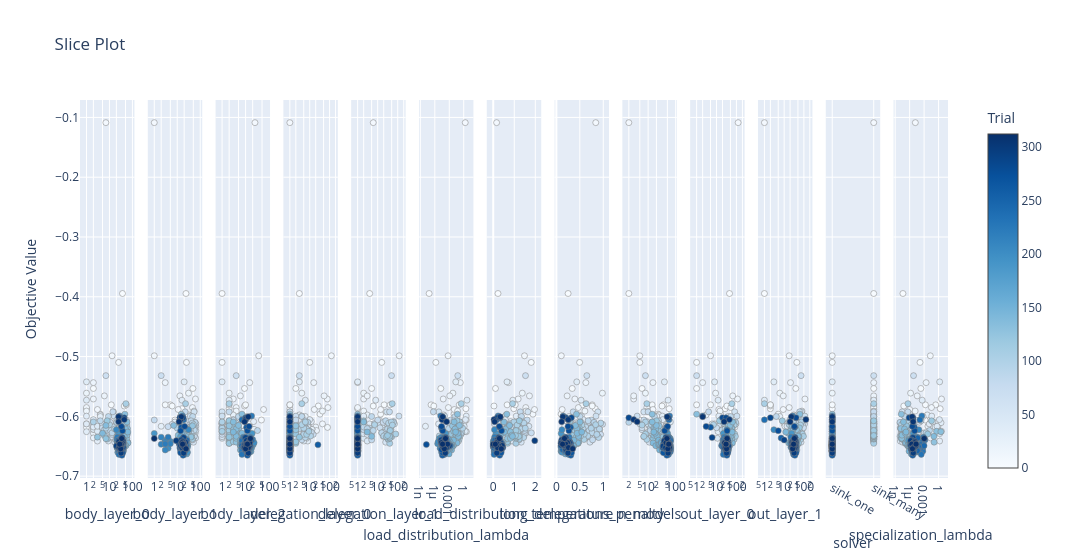

Write notebook code for a chart like this one.
### Code cell
optuna.visualization.plot_slice(study, params=list(study.best_params.keys()))

### Figure 1 — Plotly figure (JSON) as saved in the notebook; plotly's stock layout.template omitted (floating-point values rounded to 4 significant figures; data arrays with more than 128 entries replaced by an {"elided": "..."} marker saying what was removed)
{"data": [{"marker": {"color": {"elided": "310 int values"}, "colorbar": {"title": {"text": "Trial"}, "x": 1, "xpad": 40}, "colorscale": [[0, "rgb(247,251,255)"], [0.125, "rgb(222,235,247)"], [0.25, "rgb(198,219,239)"], [0.375, "rgb(158,202,225)"], [0.5, "rgb(107,174,214)"], [0.625, "rgb(66,146,198)"], [0.75, "rgb(33,113,181)"], [0.875, "rgb(8,81,156)"], [1, "rgb(8,48,107)"]], "line": {"color": "Grey", "width": 0.5}, "showscale": true}, "mode": "markers", "name": "Feasible Trial", "showlegend": false, "type": "scatter", "x": {"elided": "310 int values"}, "xaxis": "x", "y": {"elided": "310 float values"}, "yaxis": "y"}, {"marker": {"color": {"elided": "310 int values"}, "colorbar": {"title": {"text": "Trial"}, "x": 1, "xpad": 40}, "colorscale": [[0, "rgb(247,251,255)"], [0.125, "rgb(222,235,247)"], [0.25, "rgb(198,219,239)"], [0.375, "rgb(158,202,225)"], [0.5, "rgb(107,174,214)"], [0.625, "rgb(66,146,198)"], [0.75, "rgb(33,113,181)"], [0.875, "rgb(8,81,156)"], [1, "rgb(8,48,107)"]], "line": {"color": "Grey", "width": 0.5}, "showscale": false}, "mode": "markers", "name": "Feasible Trial", "showlegend": false, "type": "scatter", "x": {"elided": "310 int values"}, "xaxis": "x2", "y": {"elided": "310 float values"}, "yaxis": "y2"}, {"marker": {"color": {"elided": "310 int values"}, "colorbar": {"title": {"text": "Trial"}, "x": 1, "xpad": 40}, "colorscale": [[0, "rgb(247,251,255)"], [0.125, "rgb(222,235,247)"], [0.25, "rgb(198,219,239)"], [0.375, "rgb(158,202,225)"], [0.5, "rgb(107,174,214)"], [0.625, "rgb(66,146,198)"], [0.75, "rgb(33,113,181)"], [0.875, "rgb(8,81,156)"], [1, "rgb(8,48,107)"]], "line": {"color": "Grey", "width": 0.5}, "showscale": false}, "mode": "markers", "name": "Feasible Trial", "showlegend": false, "type": "scatter", "x": {"elided": "310 int values"}, "xaxis": "x3", "y": {"elided": "310 float values"}, "yaxis": "y3"}, {"marker": {"color": {"elided": "310 int values"}, "colorbar": {"title": {"text": "Trial"}, "x": 1, "xpad": 40}, "colorscale": [[0, "rgb(247,251,255)"], [0.125, "rgb(222,235,247)"], [0.25, "rgb(198,219,239)"], [0.375, "rgb(158,202,225)"], [0.5, "rgb(107,174,214)"], [0.625, "rgb(66,146,198)"], [0.75, "rgb(33,113,181)"], [0.875, "rgb(8,81,156)"], [1, "rgb(8,48,107)"]], "line": {"color": "Grey", "width": 0.5}, "showscale": false}, "mode": "markers", "name": "Feasible Trial", "showlegend": false, "type": "scatter", "x": {"elided": "310 int values"}, "xaxis": "x4", "y": {"elided": "310 float values"}, "yaxis": "y4"}, {"marker": {"color": {"elided": "310 int values"}, "colorbar": {"title": {"text": "Trial"}, "x": 1, "xpad": 40}, "colorscale": [[0, "rgb(247,251,255)"], [0.125, "rgb(222,235,247)"], [0.25, "rgb(198,219,239)"], [0.375, "rgb(158,202,225)"], [0.5, "rgb(107,174,214)"], [0.625, "rgb(66,146,198)"], [0.75, "rgb(33,113,181)"], [0.875, "rgb(8,81,156)"], [1, "rgb(8,48,107)"]], "line": {"color": "Grey", "width": 0.5}, "showscale": false}, "mode": "markers", "name": "Feasible Trial", "showlegend": false, "type": "scatter", "x": {"elided": "310 int values"}, "xaxis": "x5", "y": {"elided": "310 float values"}, "yaxis": "y5"}, {"marker": {"color": {"elided": "310 int values"}, "colorbar": {"title": {"text": "Trial"}, "x": 1, "xpad": 40}, "colorscale": [[0, "rgb(247,251,255)"], [0.125, "rgb(222,235,247)"], [0.25, "rgb(198,219,239)"], [0.375, "rgb(158,202,225)"], [0.5, "rgb(107,174,214)"], [0.625, "rgb(66,146,198)"], [0.75, "rgb(33,113,181)"], [0.875, "rgb(8,81,156)"], [1, "rgb(8,48,107)"]], "line": {"color": "Grey", "width": 0.5}, "showscale": false}, "mode": "markers", "name": "Feasible Trial", "showlegend": false, "type": "scatter", "x": {"elided": "310 float values"}, "xaxis": "x6", "y": {"elided": "310 float values"}, "yaxis": "y6"}, {"marker": {"color": {"elided": "310 int values"}, "colorbar": {"title": {"text": "Trial"}, "x": 1, "xpad": 40}, "colorscale": [[0, "rgb(247,251,255)"], [0.125, "rgb(222,235,247)"], [0.25, "rgb(198,219,239)"], [0.375, "rgb(158,202,225)"], [0.5, "rgb(107,174,214)"], [0.625, "rgb(66,146,198)"], [0.75, "rgb(33,113,181)"], [0.875, "rgb(8,81,156)"], [1, "rgb(8,48,107)"]], "line": {"color": "Grey", "width": 0.5}, "showscale": false}, "mode": "markers", "name": "Feasible Trial", "showlegend": false, "type": "scatter", "x": {"elided": "310 float values"}, "xaxis": "x7", "y": {"elided": "310 float values"}, "yaxis": "y7"}, {"marker": {"color": {"elided": "310 int values"}, "colorbar": {"title": {"text": "Trial"}, "x": 1, "xpad": 40}, "colorscale": [[0, "rgb(247,251,255)"], [0.125, "rgb(222,235,247)"], [0.25, "rgb(198,219,239)"], [0.375, "rgb(158,202,225)"], [0.5, "rgb(107,174,214)"], [0.625, "rgb(66,146,198)"], [0.75, "rgb(33,113,181)"], [0.875, "rgb(8,81,156)"], [1, "rgb(8,48,107)"]], "line": {"color": "Grey", "width": 0.5}, "showscale": false}, "mode": "markers", "name": "Feasible Trial", "showlegend": false, "type": "scatter", "x": {"elided": "310 float values"}, "xaxis": "x8", "y": {"elided": "310 float values"}, "yaxis": "y8"}, {"marker": {"color": {"elided": "310 int values"}, "colorbar": {"title": {"text": "Trial"}, "x": 1, "xpad": 40}, "colorscale": [[0, "rgb(247,251,255)"], [0.125, "rgb(222,235,247)"], [0.25, "rgb(198,219,239)"], [0.375, "rgb(158,202,225)"], [0.5, "rgb(107,174,214)"], [0.625, "rgb(66,146,198)"], [0.75, "rgb(33,113,181)"], [0.875, "rgb(8,81,156)"], [1, "rgb(8,48,107)"]], "line": {"color": "Grey", "width": 0.5}, "showscale": false}, "mode": "markers", "name": "Feasible Trial", "showlegend": false, "type": "scatter", "x": {"elided": "310 int values"}, "xaxis": "x9", "y": {"elided": "310 float values"}, "yaxis": "y9"}, {"marker": {"color": {"elided": "310 int values"}, "colorbar": {"title": {"text": "Trial"}, "x": 1, "xpad": 40}, "colorscale": [[0, "rgb(247,251,255)"], [0.125, "rgb(222,235,247)"], [0.25, "rgb(198,219,239)"], [0.375, "rgb(158,202,225)"], [0.5, "rgb(107,174,214)"], [0.625, "rgb(66,146,198)"], [0.75, "rgb(33,113,181)"], [0.875, "rgb(8,81,156)"], [1, "rgb(8,48,107)"]], "line": {"color": "Grey", "width": 0.5}, "showscale": false}, "mode": "markers", "name": "Feasible Trial", "showlegend": false, "type": "scatter", "x": {"elided": "310 int values"}, "xaxis": "x10", "y": {"elided": "310 float values"}, "yaxis": "y10"}, {"marker": {"color": {"elided": "310 int values"}, "colorbar": {"title": {"text": "Trial"}, "x": 1, "xpad": 40}, "colorscale": [[0, "rgb(247,251,255)"], [0.125, "rgb(222,235,247)"], [0.25, "rgb(198,219,239)"], [0.375, "rgb(158,202,225)"], [0.5, "rgb(107,174,214)"], [0.625, "rgb(66,146,198)"], [0.75, "rgb(33,113,181)"], [0.875, "rgb(8,81,156)"], [1, "rgb(8,48,107)"]], "line": {"color": "Grey", "width": 0.5}, "showscale": false}, "mode": "markers", "name": "Feasible Trial", "showlegend": false, "type": "scatter", "x": {"elided": "310 int values"}, "xaxis": "x11", "y": {"elided": "310 float values"}, "yaxis": "y11"}, {"marker": {"color": {"elided": "310 int values"}, "colorbar": {"title": {"text": "Trial"}, "x": 1, "xpad": 40}, "colorscale": [[0, "rgb(247,251,255)"], [0.125, "rgb(222,235,247)"], [0.25, "rgb(198,219,239)"], [0.375, "rgb(158,202,225)"], [0.5, "rgb(107,174,214)"], [0.625, "rgb(66,146,198)"], [0.75, "rgb(33,113,181)"], [0.875, "rgb(8,81,156)"], [1, "rgb(8,48,107)"]], "line": {"color": "Grey", "width": 0.5}, "showscale": false}, "mode": "markers", "name": "Feasible Trial", "showlegend": false, "type": "scatter", "x": {"elided": "310 str values"}, "xaxis": "x12", "y": {"elided": "310 float values"}, "yaxis": "y12"}, {"marker": {"color": {"elided": "310 int values"}, "colorbar": {"title": {"text": "Trial"}, "x": 1, "xpad": 40}, "colorscale": [[0, "rgb(247,251,255)"], [0.125, "rgb(222,235,247)"], [0.25, "rgb(198,219,239)"], [0.375, "rgb(158,202,225)"], [0.5, "rgb(107,174,214)"], [0.625, "rgb(66,146,198)"], [0.75, "rgb(33,113,181)"], [0.875, "rgb(8,81,156)"], [1, "rgb(8,48,107)"]], "line": {"color": "Grey", "width": 0.5}, "showscale": false}, "mode": "markers", "name": "Feasible Trial", "showlegend": false, "type": "scatter", "x": {"elided": "310 float values"}, "xaxis": "x13", "y": {"elided": "310 float values"}, "yaxis": "y13"}], "layout": {"title": {"text": "Slice Plot"}, "width": 3900, "xaxis": {"anchor": "y", "domain": [0, 0.06272], "title": {"text": "body_layer_0"}, "type": "log"}, "xaxis10": {"anchor": "y10", "domain": [0.703, 0.7657], "title": {"text": "out_layer_0"}, "type": "log"}, "xaxis11": {"anchor": "y11", "domain": [0.7811, 0.8438], "title": {"text": "out_layer_1"}, "type": "log"}, "xaxis12": {"anchor": "y12", "categoryarray": ["sink_one", "sink_many"], "categoryorder": "array", "domain": [0.8592, 0.9219], "title": {"text": "solver"}, "type": "category"}, "xaxis13": {"anchor": "y13", "domain": [0.9373, 1.0], "title": {"text": "specialization_lambda"}, "type": "log"}, "xaxis2": {"anchor": "y2", "domain": [0.07811, 0.1408], "title": {"text": "body_layer_1"}, "type": "log"}, "xaxis3": {"anchor": "y3", "domain": [0.1562, 0.2189], "title": {"text": "body_layer_2"}, "type": "log"}, "xaxis4": {"anchor": "y4", "domain": [0.2343, 0.297], "title": {"text": "delegation_layer_0"}, "type": "log"}, "xaxis5": {"anchor": "y5", "domain": [0.3124, 0.3751], "title": {"text": "delegation_layer_1"}, "type": "log"}, "xaxis6": {"anchor": "y6", "domain": [0.3905, 0.4533], "title": {"text": "load_distribution_lambda"}, "type": "log"}, "xaxis7": {"anchor": "y7", "domain": [0.4686, 0.5314], "title": {"text": "load_distribution_temperature"}}, "xaxis8": {"anchor": "y8", "domain": [0.5467, 0.6095], "title": {"text": "long_delegations_penalty"}}, "xaxis9": {"anchor": "y9", "domain": [0.6249, 0.6876], "title": {"text": "n_models"}, "type": "log"}, "yaxis": {"anchor": "x", "domain": [0, 1], "title": {"text": "Objective Value"}}, "yaxis10": {"anchor": "x10", "domain": [0, 1], "matches": "y", "showticklabels": false}, "yaxis11": {"anchor": "x11", "domain": [0, 1], "matches": "y", "showticklabels": false}, "yaxis12": {"anchor": "x12", "domain": [0, 1], "matches": "y", "showticklabels": false}, "yaxis13": {"anchor": "x13", "domain": [0, 1], "matches": "y", "showticklabels": false}, "yaxis2": {"anchor": "x2", "domain": [0, 1], "matches": "y", "showticklabels": false}, "yaxis3": {"anchor": "x3", "domain": [0, 1], "matches": "y", "showticklabels": false}, "yaxis4": {"anchor": "x4", "domain": [0, 1], "matches": "y", "showticklabels": false}, "yaxis5": {"anchor": "x5", "domain": [0, 1], "matches": "y", "showticklabels": false}, "yaxis6": {"anchor": "x6", "domain": [0, 1], "matches": "y", "showticklabels": false}, "yaxis7": {"anchor": "x7", "domain": [0, 1], "matches": "y", "showticklabels": false}, "yaxis8": {"anchor": "x8", "domain": [0, 1], "matches": "y", "showticklabels": false}, "yaxis9": {"anchor": "x9", "domain": [0, 1], "matches": "y", "showticklabels": false}}}
